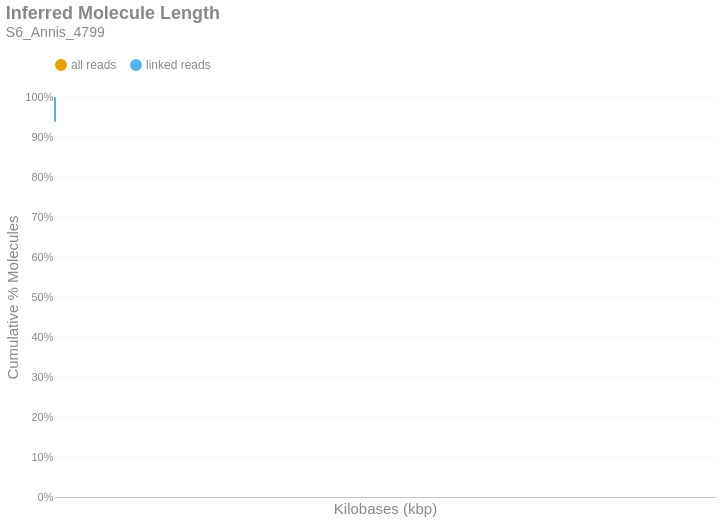

Notebook code cell kept with this figure:
### Markdown cell above
### Inferred Molecule Length
This is the cumulative frequency distribution of molecule lengths inferred from the first and last alignment positions along a contig for all alignments associated with a single linked-read barcode on a given contig.There are two distributions: one with `all` the alignments (yellow) and another with only `linked reads` (blue). The percent of molecules in the `linked reads` distribution is relative to the total number of linked molecules.

### Code cell
if SKIPLR:
    print_html(f"Skipped")
else:
    binned_df = consolidated_hist(valids['length_inferred']/1000, mask, 10, True)
    binned_df = binned_df.with_columns(
        pl.when(pl.col('bin').cast(pl.Utf8) == '0').then(pl.lit('1')).otherwise(pl.col('bin').cast(pl.Utf8)).alias('bin')
    )
    with SafeRender(binned_df):
        (
            density_plot(binned_df, 'Inferred Molecule Length', samplename, 'inferredlen')
            .transform_calculate(bin_kb='datum.bin / 1000')
            .encode(
                x=alt.X('bin_kb:Q', title="Kilobases (kbp)").scale(type='log', padding=0).axis(labelAngle=-40),
                y=alt.Y('value:Q', title='Cumulative % Molecules')
                    .axis(format='%')
                    .stack(False)
                    .scale(domainMin=0, domainMax=1,padding=0),
                color=alt.Color("key:N").scale(domain = ["all reads", "linked reads"]),
                tooltip = [
                    alt.Tooltip("key:N", title = "Data Type"),
                    alt.Tooltip("range_label:N", title="Kilobases"),
                    alt.Tooltip("value:Q", format = ".2%", title="% Molecules (Cum.)")
                ]
            )
        ).display()

### Figure 1 — Vega-Lite specification as saved in the notebook (floating-point values rounded to 4 significant figures)
{"width": "container", "height": 400, "config": {"title": {"anchor": "start", "dy": -15, "fontSize": 18, "color": "#888888", "subtitleColor": "#888888", "subtitleFontSize": 14}, "arc": {"fill": "#0072B2"}, "axis": {"domainColor": "#888888", "domainWidth": 0.5, "gridWidth": 0.2, "grid": false, "titleFontWeight": 400, "titleFontSize": 15, "labelFontSize": 11, "labelColor": "#888888", "tickColor": "#888888", "tickWidth": 0.2, "titleColor": "#888888"}, "axisBand": {"grid": false}, "axisX": {"grid": true, "tickSize": 10, "domainCap": "round"}, "axisY": {"domain": false, "grid": true, "tickSize": 0, "domainCap": "round"}, "background": "transparent", "header": {"labelFontSize": 15, "labelColor": "#888888", "titleFontSize": 15, "titleFontWeight": 600, "titleColor": "#888888"}, "legend": {"labelFont": "sans-serif", "labelFontSize": 12, "labelColor": "#888888", "symbolSize": 100, "symbolType": "circle", "titleFontSize": 12, "titlePadding": 10, "titleColor": "#888888", "title": null, "orient": "top"}, "range": {"category": ["#E69F00", "#56B4E9", "#009E73", "#F0E442", "#0072B2", "#D55E00", "#CC79A7", "#000000"], "diverging": ["#cfe8f3", "#a2d4ec", "#73bfe2", "#46abdb", "#1696d2", "#12719e"]}, "area": {"fill": "#0072B2", "fillOpacity": 0.7, "line": true, "strokeOpacity": 0.7}, "line": {"color": "#0072B2", "stroke": "#0072B2", "strokeWidth": 2}, "trail": {"color": "#0072B2", "stroke": "#0072B2", "strokeWidth": 0, "size": 1}, "point": {"filled": true, "fillOpacity": 1.0, "size": 95}, "text": {"color": "#888888", "fontSize": 11, "align": "right", "fontWeight": 400, "size": 11}, "bar": {"fill": "#0072B2", "stroke": null}, "view": {"stroke": null, "continuousWidth": 660, "continuousHeight": 400}}, "data": {"name": "data-b0e10867c36ec84afbc3f44330f9c878"}, "mark": {"type": "line", "interpolate": "monotone", "point": {"opacity": 0, "size": 275}}, "encoding": {"color": {"field": "key", "scale": {"domain": ["all reads", "linked reads"]}, "type": "nominal"}, "tooltip": [{"field": "key", "title": "Data Type", "type": "nominal"}, {"field": "range_label", "title": "Kilobases", "type": "nominal"}, {"field": "value", "format": ".2%", "title": "% Molecules (Cum.)", "type": "quantitative"}], "x": {"axis": {"labelAngle": -40}, "field": "bin_kb", "scale": {"type": "log", "padding": 0}, "title": "Kilobases (kbp)", "type": "quantitative"}, "y": {"axis": {"format": "%"}, "field": "value", "scale": {"domainMin": 0, "domainMax": 1, "padding": 0}, "stack": false, "title": "Cumulative % Molecules", "type": "quantitative"}}, "params": [{"name": "param_c36ac31b6afebe62", "select": {"type": "point", "fields": ["key"]}, "bind": "legend"}], "title": {"text": "Inferred Molecule Length", "subtitle": "S6_Annis_4799"}, "transform": [{"fold": ["all reads (cumsum)", "linked reads (cumsum)"]}, {"calculate": "replace(datum.key, ' (cumsum)', '')", "as": "key"}, {"filter": {"param": "param_c36ac31b6afebe62"}}, {"calculate": "datum.bin / 1000", "as": "bin_kb"}], "usermeta": {"embedOptions": {"downloadFileName": "S6_Annis_4799.inferredlen"}}, "$schema": "https://vega.github.io/schema/vega-lite/v6.1.0.json", "datasets": {"data-b0e10867c36ec84afbc3f44330f9c878": [{"bin": "0.0", "interval": "0.0-10.0", "all reads": 0.9931, "linked reads": 0.9383, "all reads (cumsum)": 0.9931, "linked reads (cumsum)": 0.9383, "range_label": "0-9"}, {"bin": "10.0", "interval": "10.0-20.0", "all reads": 0.00288, "linked reads": 0.02696, "all reads (cumsum)": 0.996, "linked reads (cumsum)": 0.9652, "range_label": "10-19"}, {"bin": "20.0", "interval": "20.0-30.0", "all reads": 0.001557, "linked reads": 0.01327, "all reads (cumsum)": 0.9975, "linked reads (cumsum)": 0.9785, "range_label": "20-29"}, {"bin": "30.0", "interval": "30.0-40.0", "all reads": 0.001218, "linked reads": 0.0104, "all reads (cumsum)": 0.9987, "linked reads (cumsum)": 0.9889, "range_label": "30-39"}, {"bin": "40.0", "interval": "40.0-50.0", "all reads": 0.001087, "linked reads": 0.009475, "all reads (cumsum)": 0.9998, "linked reads (cumsum)": 0.9984, "range_label": "40-49"}, {"bin": "50.0", "interval": "50.0-60.0", "all reads": 9.187e-05, "linked reads": 0.0009056, "all reads (cumsum)": 0.9999, "linked reads (cumsum)": 0.9993, "range_label": "50-59"}, {"bin": "60.0", "interval": "60.0-70.0", "all reads": 3.799e-05, "linked reads": 0.0003184, "all reads (cumsum)": 0.9999, "linked reads (cumsum)": 0.9996, "range_label": "60-69"}, {"bin": "70.0", "interval": "70.0-80.0", "all reads": 2.19e-05, "linked reads": 0.0001971, "all reads (cumsum)": 1.0, "linked reads (cumsum)": 0.9998, "range_label": "70-79"}, {"bin": "80.0", "interval": "80.0-90.0", "all reads": 1.324e-05, "linked reads": 0.000102, "all reads (cumsum)": 1.0, "linked reads (cumsum)": 0.9999, "range_label": "80-89"}, {"bin": "90.0", "interval": "90.0-100.0", "all reads": 6.315e-06, "linked reads": 5.376e-05, "all reads (cumsum)": 1.0, "linked reads (cumsum)": 0.9999, "range_label": "90-99"}, {"bin": "100.0", "interval": "100.0-110.0", "all reads": 4.38e-06, "linked reads": 2.481e-05, "all reads (cumsum)": 1.0, "linked reads (cumsum)": 1.0, "range_label": "100-109"}, {"bin": "110.0", "interval": "110.0-120.0", "all reads": 3.361e-06, "linked reads": 2.068e-05, "all reads (cumsum)": 1.0, "linked reads (cumsum)": 1.0, "range_label": "110-119"}, {"bin": "120.0", "interval": "120.0-130.0", "all reads": 1.12e-06, "linked reads": 5.514e-06, "all reads (cumsum)": 1.0, "linked reads (cumsum)": 1.0, "range_label": "120-129"}, {"bin": "130.0", "interval": "130.0-140.0", "all reads": 9.167e-07, "linked reads": 5.514e-06, "all reads (cumsum)": 1.0, "linked reads (cumsum)": 1.0, "range_label": "130-139"}, {"bin": "140.0", "interval": "140.0-150.0", "all reads": 1.019e-07, "linked reads": 0.0, "all reads (cumsum)": 1.0, "linked reads (cumsum)": 1.0, "range_label": "140-149"}, {"bin": "150.0", "interval": "150.0-160.0", "all reads": 1.019e-07, "linked reads": 1.378e-06, "all reads (cumsum)": 1.0, "linked reads (cumsum)": 1.0, "range_label": "150-159"}]}}
